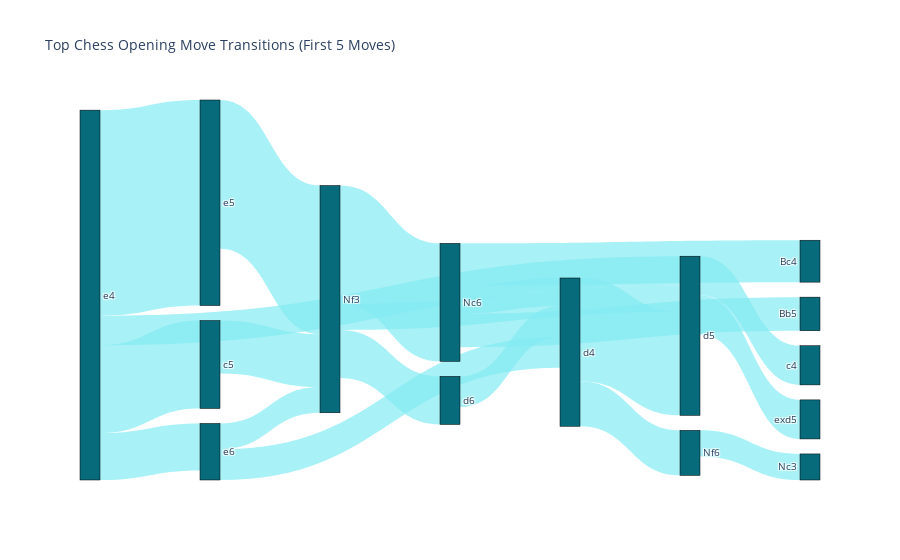

The cell this chart's notebook holds for it:
### Code cell
import pandas as pd
from collections import Counter
import plotly.graph_objects as go

# Load the dataset (assuming you have the chess dataset in CSV format)
chess_data = pd.read_csv('./data/raw_data/chess/games.csv')

# Extract the moves column
moves = chess_data['moves']

# Focus on the first 5 moves for this visualization (opening sequences)
move_sequences = [move.split()[:5] for move in moves if len(move.split()) >= 5]

# Count transitions between moves (first move -> second move -> third move -> fourth move -> fifth move)
transitions = []
for seq in move_sequences:
    transitions.append((seq[0], seq[1]))  # First move -> Second move
    transitions.append((seq[1], seq[2]))  # Second move -> Third move
    transitions.append((seq[2], seq[3]))  # Third move -> Fourth move
    transitions.append((seq[3], seq[4]))  # Fourth move -> Fifth move

# Count the frequency of each transition
transition_counts = Counter(transitions)

# Limit to top 20 transitions to avoid kernel crashes
top_transitions = transition_counts.most_common(20)

# Prepare the data for the Sankey diagram
all_moves = list(set([item for sublist in top_transitions for item in sublist[0]]))  # Unique moves
move_indices = {move: i for i, move in enumerate(all_moves)}  # Assign each move an index

# Source and target moves for the Sankey diagram
sources = [move_indices[t[0]] for t, _ in top_transitions]
targets = [move_indices[t[1]] for t, _ in top_transitions]
values = [count for _, count in top_transitions]  # Frequency of each transition

# Create the Sankey diagram with teal/cyan color theme
fig = go.Figure(go.Sankey(
    node=dict(
        pad=15,
        thickness=20,
        line=dict(color="black", width=0.5),
        label=all_moves,  # List of unique moves as labels
        color=['#086b7c'] * len(all_moves)  # Use teal for nodes
    ),
    link=dict(
        source=sources,  # Index of source moves
        target=targets,  # Index of target moves
        value=values,    # Corresponding transition frequencies
        color='rgba(131, 235, 243, 0.7)'  # Light cyan color for the flow
    )
))

# Update layout and title
fig.update_layout(title_text="Top Chess Opening Move Transitions (First 5 Moves)", font_size=10)

# Show the plot
fig.show()

### Figure 1 — Plotly figure (JSON) as saved in the notebook; plotly's stock layout.template omitted (floating-point values rounded to 4 significant figures)
{"data": [{"link": {"color": "rgba(131, 235, 243, 0.7)", "source": [7, 8, 9, 1, 7, 3, 9, 7, 1, 14, 0, 0, 14, 5, 10, 7, 14, 9, 6, 5], "target": [8, 9, 14, 0, 3, 9, 10, 5, 6, 2, 12, 13, 11, 1, 1, 0, 1, 0, 4, 9], "value": [6002, 4340, 3446, 3015, 2566, 1543, 1404, 1371, 1315, 1224, 1143, 1140, 981, 899, 895, 860, 826, 772, 761, 752]}, "node": {"color": ["#086b7c", "#086b7c", "#086b7c", "#086b7c", "#086b7c", "#086b7c", "#086b7c", "#086b7c", "#086b7c", "#086b7c", "#086b7c", "#086b7c", "#086b7c", "#086b7c", "#086b7c"], "label": ["d5", "d4", "Bc4", "c5", "Nc3", "e6", "Nf6", "e4", "e5", "Nf3", "d6", "Bb5", "c4", "exd5", "Nc6"], "line": {"color": "black", "width": 0.5}, "pad": 15, "thickness": 20}, "type": "sankey"}], "layout": {"autosize": true, "font": {"size": 10}, "title": {"text": "Top Chess Opening Move Transitions (First 5 Moves)"}}}
